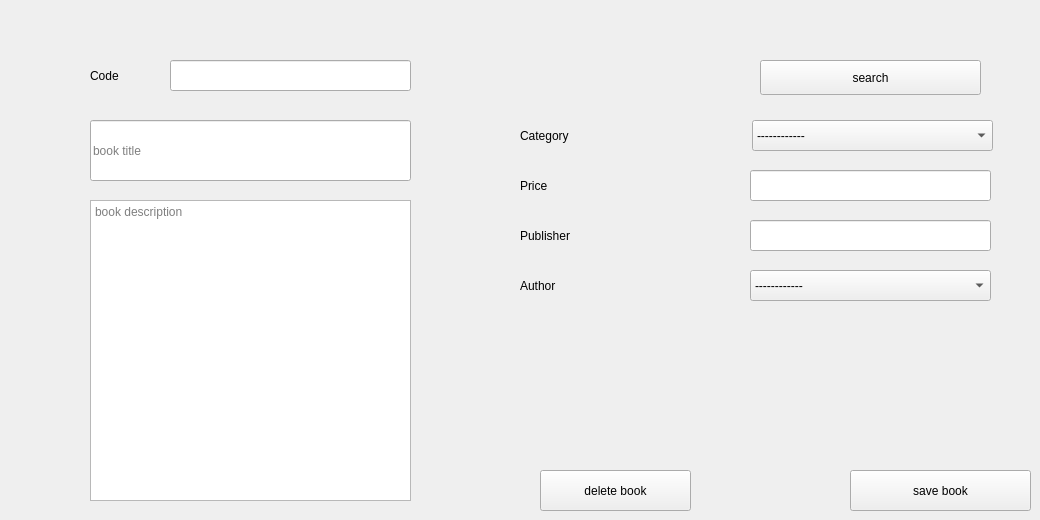
      <widget class="QWidget" name="EditBookTab">
       <property name="styleSheet">
        <string notr="true">font: 11pt &quot;MS Shell Dlg 2&quot;;</string>
       </property>
       <attribute name="title">
        <string>Edit Book Info</string>
       </attribute>
       <widget class="QPushButton" name="pushButton_11">
        <property name="geometry">
         <rect>
          <x>850</x>
          <y>470</y>
          <width>181</width>
          <height>41</height>
         </rect>
        </property>
        <property name="text">
         <string>save book</string>
        </property>
       </widget>
       <widget class="QLineEdit" name="lineEdit_7">
        <property name="geometry">
         <rect>
          <x>170</x>
          <y>60</y>
          <width>241</width>
          <height>31</height>
         </rect>
        </property>
       </widget>
       <widget class="QPushButton" name="pushButton_13">
        <property name="geometry">
         <rect>
          <x>540</x>
          <y>470</y>
          <width>151</width>
          <height>41</height>
         </rect>
        </property>
        <property name="text">
         <string>delete book</string>
        </property>
       </widget>
       <widget class="QLabel" name="label_16">
        <property name="geometry">
         <rect>
          <x>520</x>
          <y>270</y>
          <width>171</width>
          <height>31</height>
         </rect>
        </property>
        <property name="text">
         <string>Author</string>
        </property>
       </widget>
       <widget class="QPushButton" name="pushButton_12">
        <property name="geometry">
         <rect>
          <x>760</x>
          <y>60</y>
          <width>221</width>
          <height>35</height>
         </rect>
        </property>
        <property name="text">
         <string>search</string>
        </property>
       </widget>
       <widget class="QLabel" name="label_12">
        <property name="geometry">
         <rect>
          <x>520</x>
          <y>120</y>
          <width>171</width>
          <height>31</height>
         </rect>
        </property>
        <property name="text">
         <string>Category</string>
        </property>
       </widget>
       <widget class="QTextEdit" name="textEdit_2">
        <property name="geometry">
         <rect>
          <x>90</x>
          <y>200</y>
          <width>321</width>
          <height>301</height>
         </rect>
        </property>
        <property name="placeholderText">
         <string>book description</string>
        </property>
       </widget>
       <widget class="QLabel" name="label_13">
        <property name="geometry">
         <rect>
          <x>90</x>
          <y>60</y>
          <width>171</width>
          <height>31</height>
         </rect>
        </property>
        <property name="text">
         <string>Code</string>
        </property>
       </widget>
       <widget class="QComboBox" name="comboBox_8">
        <property name="geometry">
         <rect>
          <x>752</x>
          <y>120</y>
          <width>241</width>
          <height>31</height>
         </rect>
        </property>
        <item>
         <property name="text">
          <string>------------</string>
         </property>
        </item>
       </widget>
       <widget class="QLabel" name="label_10">
        <property name="geometry">
         <rect>
          <x>520</x>
          <y>170</y>
          <width>171</width>
          <height>31</height>
         </rect>
        </property>
        <property name="text">
         <string>Price</string>
        </property>
       </widget>
       <widget class="QComboBox" name="comboBox_10">
        <property name="geometry">
         <rect>
          <x>750</x>
          <y>270</y>
          <width>241</width>
          <height>31</height>
         </rect>
        </property>
        <item>
         <property name="text">
          <string>------------</string>
         </property>
        </item>
       </widget>
       <widget class="QLabel" name="label_15">
        <property name="geometry">
         <rect>
          <x>520</x>
          <y>220</y>
          <width>171</width>
          <height>31</height>
         </rect>
        </property>
        <property name="text">
         <string>Publisher</string>
        </property>
       </widget>
       <widget class="QLineEdit" name="lineEdit_9">
        <property name="geometry">
         <rect>
          <x>90</x>
          <y>120</y>
          <width>321</width>
          <height>61</height>
         </rect>
        </property>
        <property name="placeholderText">
         <string>book title</string>
        </property>
       </widget>
       <widget class="QLineEdit" name="lineEdit_10">
        <property name="geometry">
         <rect>
          <x>750</x>
          <y>170</y>
          <width>241</width>
          <height>31</height>
         </rect>
        </property>
       </widget>
       <widget class="QLineEdit" name="lineEdit_12">
        <property name="geometry">
         <rect>
          <x>750</x>
          <y>220</y>
          <width>241</width>
          <height>31</height>
         </rect>
        </property>
       </widget>
      </widget>
